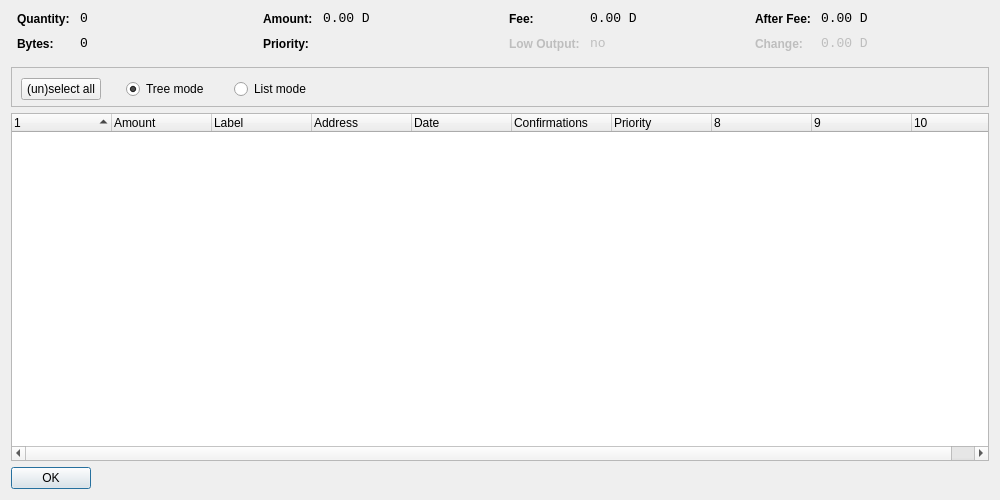
<?xml version="1.0" encoding="UTF-8"?>
<ui version="4.0">
 <class>CoinControlDialog</class>
 <widget class="QDialog" name="CoinControlDialog">
  <property name="geometry">
   <rect>
    <x>0</x>
    <y>0</y>
    <width>1000</width>
    <height>500</height>
   </rect>
  </property>
  <property name="windowTitle">
   <string>Coin Control</string>
  </property>
  <layout class="QVBoxLayout" name="verticalLayout">
   <item>
    <layout class="QHBoxLayout" name="horizontalLayoutTop" stretch="0,0,0,0">
     <property name="topMargin">
      <number>0</number>
     </property>
     <property name="bottomMargin">
      <number>10</number>
     </property>
     <item>
      <layout class="QFormLayout" name="formLayoutCoinControl1">
       <property name="horizontalSpacing">
        <number>10</number>
       </property>
       <property name="verticalSpacing">
        <number>10</number>
       </property>
       <property name="leftMargin">
        <number>6</number>
       </property>
       <property name="rightMargin">
        <number>6</number>
       </property>
       <item row="0" column="0">
        <widget class="QLabel" name="labelCoinControlQuantityText">
         <property name="styleSheet">
          <string notr="true">font-weight:bold;</string>
         </property>
         <property name="text">
          <string>Quantity:</string>
         </property>
        </widget>
       </item>
       <item row="0" column="1">
        <widget class="QLabel" name="labelCoinControlQuantity">
         <property name="font">
          <font>
           <family>Monospace</family>
           <pointsize>10</pointsize>
          </font>
         </property>
         <property name="cursor">
          <cursorShape>IBeamCursor</cursorShape>
         </property>
         <property name="contextMenuPolicy">
          <enum>Qt::ActionsContextMenu</enum>
         </property>
         <property name="text">
          <string notr="true">0</string>
         </property>
         <property name="textInteractionFlags">
          <set>Qt::LinksAccessibleByMouse|Qt::TextSelectableByKeyboard|Qt::TextSelectableByMouse</set>
         </property>
        </widget>
       </item>
       <item row="1" column="0">
        <widget class="QLabel" name="labelCoinControlBytesText">
         <property name="styleSheet">
          <string notr="true">font-weight:bold;</string>
         </property>
         <property name="text">
          <string>Bytes:</string>
         </property>
        </widget>
       </item>
       <item row="1" column="1">
        <widget class="QLabel" name="labelCoinControlBytes">
         <property name="font">
          <font>
           <family>Monospace</family>
           <pointsize>10</pointsize>
          </font>
         </property>
         <property name="cursor">
          <cursorShape>IBeamCursor</cursorShape>
         </property>
         <property name="contextMenuPolicy">
          <enum>Qt::ActionsContextMenu</enum>
         </property>
         <property name="text">
          <string notr="true">0</string>
         </property>
         <property name="textInteractionFlags">
          <set>Qt::LinksAccessibleByMouse|Qt::TextSelectableByKeyboard|Qt::TextSelectableByMouse</set>
         </property>
        </widget>
       </item>
      </layout>
     </item>
     <item>
      <layout class="QFormLayout" name="formLayoutCoinControl2">
       <property name="horizontalSpacing">
        <number>10</number>
       </property>
       <property name="verticalSpacing">
        <number>10</number>
       </property>
       <property name="leftMargin">
        <number>6</number>
       </property>
       <property name="rightMargin">
        <number>6</number>
       </property>
       <item row="0" column="0">
        <widget class="QLabel" name="labelCoinControlAmountText">
         <property name="styleSheet">
          <string notr="true">font-weight:bold;</string>
         </property>
         <property name="text">
          <string>Amount:</string>
         </property>
        </widget>
       </item>
       <item row="0" column="1">
        <widget class="QLabel" name="labelCoinControlAmount">
         <property name="font">
          <font>
           <family>Monospace</family>
           <pointsize>10</pointsize>
          </font>
         </property>
         <property name="cursor">
          <cursorShape>IBeamCursor</cursorShape>
         </property>
         <property name="contextMenuPolicy">
          <enum>Qt::ActionsContextMenu</enum>
         </property>
         <property name="text">
          <string notr="true">0.00 D</string>
         </property>
         <property name="textInteractionFlags">
          <set>Qt::LinksAccessibleByMouse|Qt::TextSelectableByKeyboard|Qt::TextSelectableByMouse</set>
         </property>
        </widget>
       </item>
       <item row="1" column="0">
        <widget class="QLabel" name="labelCoinControlPriorityText">
         <property name="styleSheet">
          <string notr="true">font-weight:bold;</string>
         </property>
         <property name="text">
          <string>Priority:</string>
         </property>
        </widget>
       </item>
       <item row="1" column="1">
        <widget class="QLabel" name="labelCoinControlPriority">
         <property name="font">
          <font>
           <family>Monospace</family>
           <pointsize>10</pointsize>
          </font>
         </property>
         <property name="cursor">
          <cursorShape>IBeamCursor</cursorShape>
         </property>
         <property name="contextMenuPolicy">
          <enum>Qt::ActionsContextMenu</enum>
         </property>
         <property name="text">
          <string/>
         </property>
         <property name="textInteractionFlags">
          <set>Qt::LinksAccessibleByMouse|Qt::TextSelectableByKeyboard|Qt::TextSelectableByMouse</set>
         </property>
        </widget>
       </item>
      </layout>
     </item>
     <item>
      <layout class="QFormLayout" name="formLayoutCoinControl3">
       <property name="horizontalSpacing">
        <number>10</number>
       </property>
       <property name="verticalSpacing">
        <number>10</number>
       </property>
       <property name="leftMargin">
        <number>6</number>
       </property>
       <property name="rightMargin">
        <number>6</number>
       </property>
       <item row="0" column="0">
        <widget class="QLabel" name="labelCoinControlFeeText">
         <property name="styleSheet">
          <string notr="true">font-weight:bold;</string>
         </property>
         <property name="text">
          <string>Fee:</string>
         </property>
        </widget>
       </item>
       <item row="0" column="1">
        <widget class="QLabel" name="labelCoinControlFee">
         <property name="font">
          <font>
           <family>Monospace</family>
           <pointsize>10</pointsize>
          </font>
         </property>
         <property name="cursor">
          <cursorShape>IBeamCursor</cursorShape>
         </property>
         <property name="contextMenuPolicy">
          <enum>Qt::ActionsContextMenu</enum>
         </property>
         <property name="text">
          <string notr="true">0.00 D</string>
         </property>
         <property name="textInteractionFlags">
          <set>Qt::LinksAccessibleByMouse|Qt::TextSelectableByKeyboard|Qt::TextSelectableByMouse</set>
         </property>
        </widget>
       </item>
       <item row="1" column="0">
        <widget class="QLabel" name="labelCoinControlLowOutputText">
         <property name="enabled">
          <bool>false</bool>
         </property>
         <property name="styleSheet">
          <string notr="true">font-weight:bold;</string>
         </property>
         <property name="text">
          <string>Low Output:</string>
         </property>
        </widget>
       </item>
       <item row="1" column="1">
        <widget class="QLabel" name="labelCoinControlLowOutput">
         <property name="enabled">
          <bool>false</bool>
         </property>
         <property name="font">
          <font>
           <family>Monospace</family>
           <pointsize>10</pointsize>
          </font>
         </property>
         <property name="cursor">
          <cursorShape>IBeamCursor</cursorShape>
         </property>
         <property name="contextMenuPolicy">
          <enum>Qt::ActionsContextMenu</enum>
         </property>
         <property name="text">
          <string notr="true">no</string>
         </property>
         <property name="textInteractionFlags">
          <set>Qt::LinksAccessibleByMouse|Qt::TextSelectableByKeyboard|Qt::TextSelectableByMouse</set>
         </property>
        </widget>
       </item>
      </layout>
     </item>
     <item>
      <layout class="QFormLayout" name="formLayoutCoinControl4">
       <property name="horizontalSpacing">
        <number>10</number>
       </property>
       <property name="verticalSpacing">
        <number>10</number>
       </property>
       <property name="leftMargin">
        <number>6</number>
       </property>
       <property name="rightMargin">
        <number>6</number>
       </property>
       <item row="0" column="0">
        <widget class="QLabel" name="labelCoinControlAfterFeeText">
         <property name="styleSheet">
          <string notr="true">font-weight:bold;</string>
         </property>
         <property name="text">
          <string>After Fee:</string>
         </property>
        </widget>
       </item>
       <item row="0" column="1">
        <widget class="QLabel" name="labelCoinControlAfterFee">
         <property name="font">
          <font>
           <family>Monospace</family>
           <pointsize>10</pointsize>
          </font>
         </property>
         <property name="cursor">
          <cursorShape>IBeamCursor</cursorShape>
         </property>
         <property name="contextMenuPolicy">
          <enum>Qt::ActionsContextMenu</enum>
         </property>
         <property name="text">
          <string notr="true">0.00 D</string>
         </property>
         <property name="textInteractionFlags">
          <set>Qt::LinksAccessibleByMouse|Qt::TextSelectableByKeyboard|Qt::TextSelectableByMouse</set>
         </property>
        </widget>
       </item>
       <item row="1" column="0">
        <widget class="QLabel" name="labelCoinControlChangeText">
         <property name="enabled">
          <bool>false</bool>
         </property>
         <property name="styleSheet">
          <string notr="true">font-weight:bold;</string>
         </property>
         <property name="text">
          <string>Change:</string>
         </property>
        </widget>
       </item>
       <item row="1" column="1">
        <widget class="QLabel" name="labelCoinControlChange">
         <property name="enabled">
          <bool>false</bool>
         </property>
         <property name="font">
          <font>
           <family>Monospace</family>
           <pointsize>10</pointsize>
          </font>
         </property>
         <property name="cursor">
          <cursorShape>IBeamCursor</cursorShape>
         </property>
         <property name="contextMenuPolicy">
          <enum>Qt::ActionsContextMenu</enum>
         </property>
         <property name="text">
          <string notr="true">0.00 D</string>
         </property>
         <property name="textInteractionFlags">
          <set>Qt::LinksAccessibleByMouse|Qt::TextSelectableByKeyboard|Qt::TextSelectableByMouse</set>
         </property>
        </widget>
       </item>
      </layout>
     </item>
    </layout>
   </item>
   <item>
    <widget class="QFrame" name="frame">
     <property name="minimumSize">
      <size>
       <width>0</width>
       <height>40</height>
      </size>
     </property>
     <property name="frameShape">
      <enum>QFrame::StyledPanel</enum>
     </property>
     <property name="frameShadow">
      <enum>QFrame::Sunken</enum>
     </property>
     <property name="lineWidth">
      <number>1</number>
     </property>
     <widget class="QWidget" name="horizontalLayoutWidget">
      <property name="geometry">
       <rect>
        <x>10</x>
        <y>10</y>
        <width>781</width>
        <height>25</height>
       </rect>
      </property>
      <layout class="QHBoxLayout" name="horizontalLayoutPanel" stretch="0,0,0,0">
       <property name="spacing">
        <number>25</number>
       </property>
       <property name="topMargin">
        <number>0</number>
       </property>
       <property name="bottomMargin">
        <number>0</number>
       </property>
       <item>
        <widget class="QPushButton" name="pushButtonSelectAll">
         <property name="sizePolicy">
          <sizepolicy hsizetype="Maximum" vsizetype="Fixed">
           <horstretch>0</horstretch>
           <verstretch>0</verstretch>
          </sizepolicy>
         </property>
         <property name="text">
          <string>(un)select all</string>
         </property>
        </widget>
       </item>
       <item>
        <widget class="QRadioButton" name="radioTreeMode">
         <property name="sizePolicy">
          <sizepolicy hsizetype="Maximum" vsizetype="Fixed">
           <horstretch>0</horstretch>
           <verstretch>0</verstretch>
          </sizepolicy>
         </property>
         <property name="text">
          <string>Tree mode</string>
         </property>
         <property name="checked">
          <bool>true</bool>
         </property>
        </widget>
       </item>
       <item>
        <widget class="QRadioButton" name="radioListMode">
         <property name="sizePolicy">
          <sizepolicy hsizetype="Maximum" vsizetype="Fixed">
           <horstretch>0</horstretch>
           <verstretch>0</verstretch>
          </sizepolicy>
         </property>
         <property name="text">
          <string>List mode</string>
         </property>
        </widget>
       </item>
       <item>
        <spacer name="horizontalSpacer">
         <property name="orientation">
          <enum>Qt::Horizontal</enum>
         </property>
         <property name="sizeHint" stdset="0">
          <size>
           <width>40</width>
           <height>20</height>
          </size>
         </property>
        </spacer>
       </item>
      </layout>
     </widget>
    </widget>
   </item>
   <item>
    <widget class="CoinControlTreeWidget" name="treeWidget">
     <property name="contextMenuPolicy">
      <enum>Qt::CustomContextMenu</enum>
     </property>
     <property name="sortingEnabled">
      <bool>false</bool>
     </property>
     <property name="columnCount">
      <number>10</number>
     </property>
     <attribute name="headerShowSortIndicator" stdset="0">
      <bool>true</bool>
     </attribute>
     <attribute name="headerStretchLastSection">
      <bool>false</bool>
     </attribute>
     <column>
      <property name="text">
       <string/>
      </property>
     </column>
     <column>
      <property name="text">
       <string>Amount</string>
      </property>
     </column>
     <column>
      <property name="text">
       <string>Label</string>
      </property>
     </column>
     <column>
      <property name="text">
       <string>Address</string>
      </property>
     </column>
     <column>
      <property name="text">
       <string>Date</string>
      </property>
     </column>
     <column>
      <property name="text">
       <string>Confirmations</string>
      </property>
      <property name="toolTip">
       <string>Confirmed</string>
      </property>
     </column>
     <column>
      <property name="text">
       <string>Priority</string>
      </property>
     </column>
     <column>
      <property name="text">
       <string/>
      </property>
     </column>
     <column>
      <property name="text">
       <string/>
      </property>
     </column>
     <column>
      <property name="text">
       <string/>
      </property>
     </column>
    </widget>
   </item>
   <item>
    <widget class="QDialogButtonBox" name="buttonBox">
     <property name="sizePolicy">
      <sizepolicy hsizetype="Maximum" vsizetype="Fixed">
       <horstretch>0</horstretch>
       <verstretch>0</verstretch>
      </sizepolicy>
     </property>
     <property name="orientation">
      <enum>Qt::Horizontal</enum>
     </property>
     <property name="standardButtons">
      <set>QDialogButtonBox::Ok</set>
     </property>
    </widget>
   </item>
  </layout>
 </widget>
 <customwidgets>
  <customwidget>
   <class>CoinControlTreeWidget</class>
   <extends>QTreeWidget</extends>
   <header>coincontroltreewidget.h</header>
  </customwidget>
 </customwidgets>
 <resources/>
 <connections/>
</ui>
